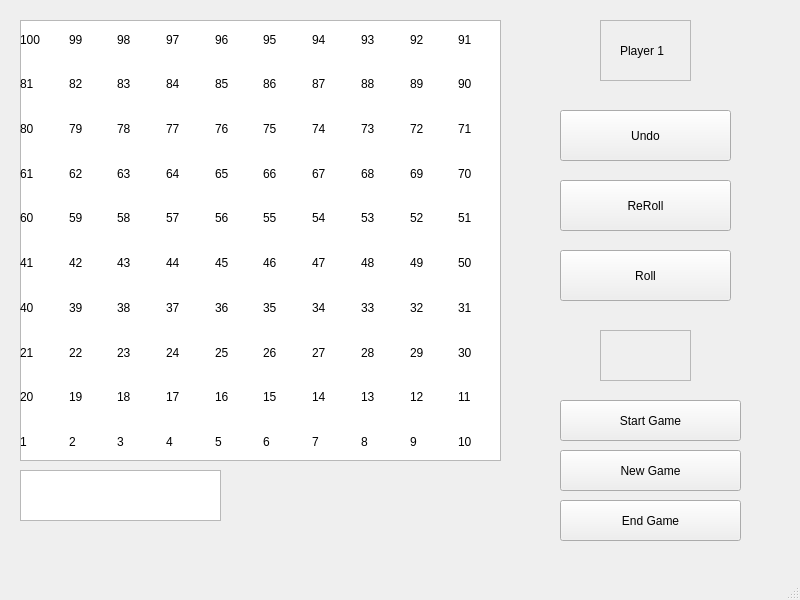
<?xml version="1.0" encoding="UTF-8"?>
<ui version="4.0">
 <class>MainWindow</class>
 <widget class="QMainWindow" name="MainWindow">
  <property name="geometry">
   <rect>
    <x>0</x>
    <y>0</y>
    <width>800</width>
    <height>600</height>
   </rect>
  </property>
  <property name="windowTitle">
   <string>MainWindow</string>
  </property>
  <widget class="QWidget" name="centralwidget">
   <widget class="QWidget" name="gridLayoutWidget">
    <property name="geometry">
     <rect>
      <x>20</x>
      <y>20</y>
      <width>481</width>
      <height>441</height>
     </rect>
    </property>
    <layout class="QGridLayout" name="gridLayout">
     <item row="9" column="3">
      <widget class="QLabel" name="s4">
       <property name="text">
        <string>4</string>
       </property>
      </widget>
     </item>
     <item row="4" column="7">
      <widget class="QLabel" name="s53">
       <property name="text">
        <string>53</string>
       </property>
      </widget>
     </item>
     <item row="1" column="2">
      <widget class="QLabel" name="s83">
       <property name="text">
        <string>83</string>
       </property>
      </widget>
     </item>
     <item row="9" column="6">
      <widget class="QLabel" name="s7">
       <property name="text">
        <string>7</string>
       </property>
      </widget>
     </item>
     <item row="2" column="6">
      <widget class="QLabel" name="s74">
       <property name="text">
        <string>74</string>
       </property>
      </widget>
     </item>
     <item row="2" column="8">
      <widget class="QLabel" name="s72">
       <property name="text">
        <string>72</string>
       </property>
      </widget>
     </item>
     <item row="0" column="1">
      <widget class="QLabel" name="s99">
       <property name="text">
        <string>99</string>
       </property>
      </widget>
     </item>
     <item row="4" column="8">
      <widget class="QLabel" name="s52">
       <property name="text">
        <string>52</string>
       </property>
      </widget>
     </item>
     <item row="0" column="0">
      <widget class="QLabel" name="s100">
       <property name="text">
        <string>100</string>
       </property>
      </widget>
     </item>
     <item row="6" column="0">
      <widget class="QLabel" name="s40">
       <property name="text">
        <string>40</string>
       </property>
      </widget>
     </item>
     <item row="9" column="5">
      <widget class="QLabel" name="s6">
       <property name="text">
        <string>6</string>
       </property>
      </widget>
     </item>
     <item row="3" column="0">
      <widget class="QLabel" name="s61">
       <property name="text">
        <string>61</string>
       </property>
      </widget>
     </item>
     <item row="5" column="6">
      <widget class="QLabel" name="s47">
       <property name="text">
        <string>47</string>
       </property>
      </widget>
     </item>
     <item row="8" column="4">
      <widget class="QLabel" name="s16">
       <property name="text">
        <string>16</string>
       </property>
      </widget>
     </item>
     <item row="1" column="1">
      <widget class="QLabel" name="s82">
       <property name="text">
        <string>82</string>
       </property>
      </widget>
     </item>
     <item row="0" column="8">
      <widget class="QLabel" name="s92">
       <property name="text">
        <string>92</string>
       </property>
      </widget>
     </item>
     <item row="7" column="6">
      <widget class="QLabel" name="s27">
       <property name="text">
        <string>27</string>
       </property>
      </widget>
     </item>
     <item row="1" column="6">
      <widget class="QLabel" name="s87">
       <property name="text">
        <string>87</string>
       </property>
      </widget>
     </item>
     <item row="6" column="6">
      <widget class="QLabel" name="s34">
       <property name="text">
        <string>34</string>
       </property>
      </widget>
     </item>
     <item row="3" column="1">
      <widget class="QLabel" name="s62">
       <property name="text">
        <string>62</string>
       </property>
      </widget>
     </item>
     <item row="0" column="6">
      <widget class="QLabel" name="s94">
       <property name="text">
        <string>94</string>
       </property>
      </widget>
     </item>
     <item row="4" column="6">
      <widget class="QLabel" name="s54">
       <property name="text">
        <string>54</string>
       </property>
      </widget>
     </item>
     <item row="2" column="2">
      <widget class="QLabel" name="s78">
       <property name="text">
        <string>78</string>
       </property>
      </widget>
     </item>
     <item row="1" column="7">
      <widget class="QLabel" name="s88">
       <property name="text">
        <string>88</string>
       </property>
      </widget>
     </item>
     <item row="6" column="3">
      <widget class="QLabel" name="s37">
       <property name="text">
        <string>37</string>
       </property>
      </widget>
     </item>
     <item row="5" column="4">
      <widget class="QLabel" name="s45">
       <property name="text">
        <string>45</string>
       </property>
      </widget>
     </item>
     <item row="3" column="2">
      <widget class="QLabel" name="s63">
       <property name="text">
        <string>63</string>
       </property>
      </widget>
     </item>
     <item row="2" column="0">
      <widget class="QLabel" name="s80">
       <property name="text">
        <string>80</string>
       </property>
      </widget>
     </item>
     <item row="7" column="7">
      <widget class="QLabel" name="s28">
       <property name="text">
        <string>28</string>
       </property>
      </widget>
     </item>
     <item row="5" column="0">
      <widget class="QLabel" name="s41">
       <property name="text">
        <string>41</string>
       </property>
      </widget>
     </item>
     <item row="4" column="5">
      <widget class="QLabel" name="s55">
       <property name="text">
        <string>55</string>
       </property>
      </widget>
     </item>
     <item row="4" column="1">
      <widget class="QLabel" name="s59">
       <property name="text">
        <string>59</string>
       </property>
      </widget>
     </item>
     <item row="8" column="8">
      <widget class="QLabel" name="s12">
       <property name="text">
        <string>12</string>
       </property>
      </widget>
     </item>
     <item row="9" column="8">
      <widget class="QLabel" name="s9">
       <property name="text">
        <string>9</string>
       </property>
      </widget>
     </item>
     <item row="0" column="2">
      <widget class="QLabel" name="s98">
       <property name="text">
        <string>98</string>
       </property>
      </widget>
     </item>
     <item row="2" column="3">
      <widget class="QLabel" name="s77">
       <property name="text">
        <string>77</string>
       </property>
      </widget>
     </item>
     <item row="3" column="5">
      <widget class="QLabel" name="s66">
       <property name="text">
        <string>66</string>
       </property>
      </widget>
     </item>
     <item row="0" column="3">
      <widget class="QLabel" name="s97">
       <property name="text">
        <string>97</string>
       </property>
      </widget>
     </item>
     <item row="3" column="8">
      <widget class="QLabel" name="s69">
       <property name="text">
        <string>69</string>
       </property>
      </widget>
     </item>
     <item row="0" column="9">
      <widget class="QLabel" name="s91">
       <property name="text">
        <string>91</string>
       </property>
      </widget>
     </item>
     <item row="7" column="9">
      <widget class="QLabel" name="s30">
       <property name="text">
        <string>30</string>
       </property>
      </widget>
     </item>
     <item row="6" column="9">
      <widget class="QLabel" name="s31">
       <property name="text">
        <string>31</string>
       </property>
      </widget>
     </item>
     <item row="0" column="5">
      <widget class="QLabel" name="s95">
       <property name="text">
        <string>95</string>
       </property>
      </widget>
     </item>
     <item row="9" column="2">
      <widget class="QLabel" name="s3">
       <property name="text">
        <string>3</string>
       </property>
      </widget>
     </item>
     <item row="6" column="7">
      <widget class="QLabel" name="s33">
       <property name="text">
        <string>33</string>
       </property>
      </widget>
     </item>
     <item row="0" column="4">
      <widget class="QLabel" name="s96">
       <property name="text">
        <string>96</string>
       </property>
      </widget>
     </item>
     <item row="8" column="1">
      <widget class="QLabel" name="s19">
       <property name="text">
        <string>19</string>
       </property>
      </widget>
     </item>
     <item row="1" column="3">
      <widget class="QLabel" name="s84">
       <property name="text">
        <string>84</string>
       </property>
      </widget>
     </item>
     <item row="7" column="8">
      <widget class="QLabel" name="s29">
       <property name="text">
        <string>29</string>
       </property>
      </widget>
     </item>
     <item row="8" column="7">
      <widget class="QLabel" name="s13">
       <property name="text">
        <string>13</string>
       </property>
      </widget>
     </item>
     <item row="8" column="3">
      <widget class="QLabel" name="s17">
       <property name="text">
        <string>17</string>
       </property>
      </widget>
     </item>
     <item row="2" column="9">
      <widget class="QLabel" name="s71">
       <property name="text">
        <string>71</string>
       </property>
      </widget>
     </item>
     <item row="2" column="7">
      <widget class="QLabel" name="s73">
       <property name="text">
        <string>73</string>
       </property>
      </widget>
     </item>
     <item row="5" column="9">
      <widget class="QLabel" name="s50">
       <property name="text">
        <string>50</string>
       </property>
      </widget>
     </item>
     <item row="9" column="7">
      <widget class="QLabel" name="s8">
       <property name="text">
        <string>8</string>
       </property>
      </widget>
     </item>
     <item row="1" column="9">
      <widget class="QLabel" name="s90">
       <property name="text">
        <string>90</string>
       </property>
      </widget>
     </item>
     <item row="8" column="0">
      <widget class="QLabel" name="s20">
       <property name="text">
        <string>20</string>
       </property>
      </widget>
     </item>
     <item row="2" column="1">
      <widget class="QLabel" name="s79">
       <property name="text">
        <string>79</string>
       </property>
      </widget>
     </item>
     <item row="1" column="0">
      <widget class="QLabel" name="s81">
       <property name="text">
        <string>81</string>
       </property>
      </widget>
     </item>
     <item row="4" column="3">
      <widget class="QLabel" name="s57">
       <property name="text">
        <string>57</string>
       </property>
      </widget>
     </item>
     <item row="5" column="1">
      <widget class="QLabel" name="s42">
       <property name="text">
        <string>42</string>
       </property>
      </widget>
     </item>
     <item row="3" column="3">
      <widget class="QLabel" name="s64">
       <property name="text">
        <string>64</string>
       </property>
      </widget>
     </item>
     <item row="9" column="0">
      <widget class="QLabel" name="s1">
       <property name="text">
        <string>1</string>
       </property>
      </widget>
     </item>
     <item row="7" column="1">
      <widget class="QLabel" name="S22">
       <property name="text">
        <string>22</string>
       </property>
      </widget>
     </item>
     <item row="1" column="8">
      <widget class="QLabel" name="s89">
       <property name="text">
        <string>89</string>
       </property>
      </widget>
     </item>
     <item row="3" column="4">
      <widget class="QLabel" name="s65">
       <property name="text">
        <string>65</string>
       </property>
      </widget>
     </item>
     <item row="0" column="7">
      <widget class="QLabel" name="s93">
       <property name="text">
        <string>93</string>
       </property>
      </widget>
     </item>
     <item row="6" column="4">
      <widget class="QLabel" name="s36">
       <property name="text">
        <string>36</string>
       </property>
      </widget>
     </item>
     <item row="5" column="8">
      <widget class="QLabel" name="s49">
       <property name="text">
        <string>49</string>
       </property>
      </widget>
     </item>
     <item row="4" column="9">
      <widget class="QLabel" name="s51">
       <property name="text">
        <string>51</string>
       </property>
      </widget>
     </item>
     <item row="3" column="6">
      <widget class="QLabel" name="s67">
       <property name="text">
        <string>67</string>
       </property>
      </widget>
     </item>
     <item row="8" column="2">
      <widget class="QLabel" name="s18">
       <property name="text">
        <string>18</string>
       </property>
      </widget>
     </item>
     <item row="7" column="0">
      <widget class="QLabel" name="s21">
       <property name="text">
        <string>21</string>
       </property>
      </widget>
     </item>
     <item row="9" column="1">
      <widget class="QLabel" name="s2">
       <property name="text">
        <string>2</string>
       </property>
      </widget>
     </item>
     <item row="8" column="9">
      <widget class="QLabel" name="s11">
       <property name="text">
        <string>11</string>
       </property>
      </widget>
     </item>
     <item row="6" column="1">
      <widget class="QLabel" name="s39">
       <property name="text">
        <string>39</string>
       </property>
      </widget>
     </item>
     <item row="1" column="5">
      <widget class="QLabel" name="s86">
       <property name="text">
        <string>86</string>
       </property>
      </widget>
     </item>
     <item row="2" column="5">
      <widget class="QLabel" name="s75">
       <property name="text">
        <string>75</string>
       </property>
      </widget>
     </item>
     <item row="2" column="4">
      <widget class="QLabel" name="s76">
       <property name="text">
        <string>76</string>
       </property>
      </widget>
     </item>
     <item row="5" column="3">
      <widget class="QLabel" name="s44">
       <property name="text">
        <string>44</string>
       </property>
      </widget>
     </item>
     <item row="8" column="5">
      <widget class="QLabel" name="s15">
       <property name="text">
        <string>15</string>
       </property>
      </widget>
     </item>
     <item row="7" column="4">
      <widget class="QLabel" name="s25">
       <property name="text">
        <string>25</string>
       </property>
      </widget>
     </item>
     <item row="6" column="5">
      <widget class="QLabel" name="s35">
       <property name="text">
        <string>35</string>
       </property>
      </widget>
     </item>
     <item row="7" column="5">
      <widget class="QLabel" name="s26">
       <property name="text">
        <string>26</string>
       </property>
      </widget>
     </item>
     <item row="7" column="2">
      <widget class="QLabel" name="s23">
       <property name="text">
        <string>23</string>
       </property>
      </widget>
     </item>
     <item row="5" column="2">
      <widget class="QLabel" name="s43">
       <property name="text">
        <string>43</string>
       </property>
      </widget>
     </item>
     <item row="4" column="2">
      <widget class="QLabel" name="s58">
       <property name="text">
        <string>58</string>
       </property>
      </widget>
     </item>
     <item row="9" column="4">
      <widget class="QLabel" name="s5">
       <property name="text">
        <string>5</string>
       </property>
      </widget>
     </item>
     <item row="8" column="6">
      <widget class="QLabel" name="s14">
       <property name="text">
        <string>14</string>
       </property>
      </widget>
     </item>
     <item row="5" column="7">
      <widget class="QLabel" name="s48">
       <property name="text">
        <string>48</string>
       </property>
      </widget>
     </item>
     <item row="9" column="9">
      <widget class="QLabel" name="s10">
       <property name="text">
        <string>10</string>
       </property>
      </widget>
     </item>
     <item row="1" column="4">
      <widget class="QLabel" name="s85">
       <property name="text">
        <string>85</string>
       </property>
      </widget>
     </item>
     <item row="4" column="4">
      <widget class="QLabel" name="s56">
       <property name="text">
        <string>56</string>
       </property>
      </widget>
     </item>
     <item row="6" column="8">
      <widget class="QLabel" name="s32">
       <property name="text">
        <string>32</string>
       </property>
      </widget>
     </item>
     <item row="6" column="2">
      <widget class="QLabel" name="s38">
       <property name="text">
        <string>38</string>
       </property>
      </widget>
     </item>
     <item row="7" column="3">
      <widget class="QLabel" name="s24">
       <property name="text">
        <string>24</string>
       </property>
      </widget>
     </item>
     <item row="5" column="5">
      <widget class="QLabel" name="s46">
       <property name="text">
        <string>46</string>
       </property>
      </widget>
     </item>
     <item row="3" column="9">
      <widget class="QLabel" name="s70">
       <property name="text">
        <string>70</string>
       </property>
      </widget>
     </item>
     <item row="4" column="0">
      <widget class="QLabel" name="s60">
       <property name="text">
        <string>60</string>
       </property>
      </widget>
     </item>
     <item row="3" column="7">
      <widget class="QLabel" name="s67_2">
       <property name="text">
        <string>68</string>
       </property>
      </widget>
     </item>
    </layout>
   </widget>
   <widget class="QGraphicsView" name="graphicsView">
    <property name="geometry">
     <rect>
      <x>20</x>
      <y>20</y>
      <width>481</width>
      <height>441</height>
     </rect>
    </property>
   </widget>
   <widget class="QGraphicsView" name="startSpace">
    <property name="geometry">
     <rect>
      <x>20</x>
      <y>470</y>
      <width>201</width>
      <height>51</height>
     </rect>
    </property>
   </widget>
   <widget class="QFrame" name="playerDispFrame">
    <property name="geometry">
     <rect>
      <x>600</x>
      <y>20</y>
      <width>91</width>
      <height>61</height>
     </rect>
    </property>
    <property name="frameShape">
     <enum>QFrame::StyledPanel</enum>
    </property>
    <property name="frameShadow">
     <enum>QFrame::Raised</enum>
    </property>
    <widget class="QLabel" name="playerDispLabel">
     <property name="geometry">
      <rect>
       <x>20</x>
       <y>10</y>
       <width>121</width>
       <height>41</height>
      </rect>
     </property>
     <property name="text">
      <string>Player 1</string>
     </property>
    </widget>
   </widget>
   <widget class="QPushButton" name="undo">
    <property name="geometry">
     <rect>
      <x>560</x>
      <y>110</y>
      <width>171</width>
      <height>51</height>
     </rect>
    </property>
    <property name="text">
     <string>Undo</string>
    </property>
   </widget>
   <widget class="QPushButton" name="reroll">
    <property name="geometry">
     <rect>
      <x>560</x>
      <y>180</y>
      <width>171</width>
      <height>51</height>
     </rect>
    </property>
    <property name="text">
     <string>ReRoll</string>
    </property>
   </widget>
   <widget class="QPushButton" name="roll">
    <property name="geometry">
     <rect>
      <x>560</x>
      <y>250</y>
      <width>171</width>
      <height>51</height>
     </rect>
    </property>
    <property name="text">
     <string>Roll</string>
    </property>
   </widget>
   <widget class="QFrame" name="rollFrame">
    <property name="geometry">
     <rect>
      <x>600</x>
      <y>330</y>
      <width>91</width>
      <height>51</height>
     </rect>
    </property>
    <property name="frameShape">
     <enum>QFrame::StyledPanel</enum>
    </property>
    <property name="frameShadow">
     <enum>QFrame::Raised</enum>
    </property>
    <widget class="QLabel" name="rollLabel">
     <property name="geometry">
      <rect>
       <x>30</x>
       <y>10</y>
       <width>51</width>
       <height>31</height>
      </rect>
     </property>
     <property name="text">
      <string/>
     </property>
    </widget>
   </widget>
   <widget class="QPushButton" name="startButton">
    <property name="geometry">
     <rect>
      <x>560</x>
      <y>400</y>
      <width>181</width>
      <height>41</height>
     </rect>
    </property>
    <property name="text">
     <string>Start Game</string>
    </property>
   </widget>
   <widget class="QPushButton" name="newButton">
    <property name="geometry">
     <rect>
      <x>560</x>
      <y>450</y>
      <width>181</width>
      <height>41</height>
     </rect>
    </property>
    <property name="text">
     <string>New Game</string>
    </property>
   </widget>
   <widget class="QPushButton" name="endButton">
    <property name="geometry">
     <rect>
      <x>560</x>
      <y>500</y>
      <width>181</width>
      <height>41</height>
     </rect>
    </property>
    <property name="text">
     <string>End Game</string>
    </property>
   </widget>
   <zorder>graphicsView</zorder>
   <zorder>gridLayoutWidget</zorder>
   <zorder>startSpace</zorder>
   <zorder>playerDispFrame</zorder>
   <zorder>undo</zorder>
   <zorder>reroll</zorder>
   <zorder>roll</zorder>
   <zorder>rollFrame</zorder>
   <zorder>startButton</zorder>
   <zorder>newButton</zorder>
   <zorder>endButton</zorder>
  </widget>
  <widget class="QMenuBar" name="menubar">
   <property name="geometry">
    <rect>
     <x>0</x>
     <y>0</y>
     <width>800</width>
     <height>24</height>
    </rect>
   </property>
  </widget>
  <widget class="QStatusBar" name="statusbar"/>
 </widget>
 <resources/>
 <connections/>
</ui>
